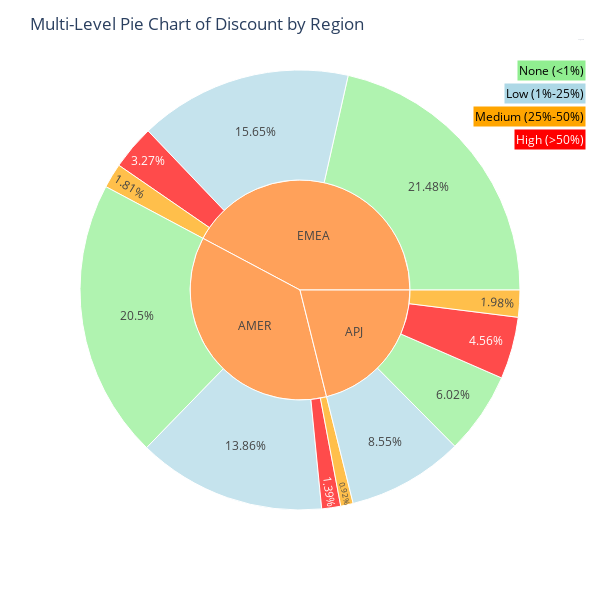

Write notebook code for a chart like this one.
### Code cell
fig = px.sunburst(
    aggregated_df,
    path=['Region', 'Percentage'],
    values='Count',
    color='Discount_Category',
    color_discrete_map={
        'None': 'lightgreen',
        'Low': 'lightblue',
        'Medium': 'orange',
        'High': 'red'
    }
)
fig.update_layout(title="Multi-Level Pie Chart of Discount by Region",
    width =600,
    height =600)
fig.add_annotation(
    x=1.15, y=1.05, text="Legend", showarrow=False, font=dict(size=1)
)
fig.add_annotation(
    x=1.15, y=1.0, text="None (<1%)", showarrow=False, bgcolor="lightgreen",
    font=dict(color="black")
)
fig.add_annotation(
    x=1.15, y=0.95, text="Low (1%-25%)", showarrow=False, bgcolor="lightblue",
    font=dict(color="black")
)
fig.add_annotation(
    x=1.15, y=0.9, text="Medium (25%-50%)", showarrow=False, bgcolor="orange",
    font=dict(color="black")
)
fig.add_annotation(
    x=1.15, y=0.85, text="High (>50%)", showarrow=False, bgcolor="red",
    font=dict(color="white")
)

fig.show()

### Figure 1 — Plotly figure (JSON) as saved in the notebook; plotly's stock layout.template omitted (floating-point values rounded to 4 significant figures)
{"data": [{"branchvalues": "total", "customdata": [["Medium"], ["Low"], ["High"], ["High"], ["Low"], ["High"], ["Medium"], ["None"], ["None"], ["Medium"], ["None"], ["Low"], ["(?)"], ["(?)"], ["(?)"]], "domain": {"x": [0, 1], "y": [0, 1]}, "hovertemplate": "labels=%{label}<br>Count=%{value}<br>parent=%{parent}<br>id=%{id}<br>Discount_Category=%{customdata[0]}<extra></extra>", "ids": ["AMER/0.92%", "AMER/13.86%", "EMEA/3.27%", "AMER/1.39%", "EMEA/15.65%", "APJ/4.56%", "EMEA/1.81%", "AMER/20.5%", "APJ/6.02%", "APJ/1.98%", "EMEA/21.48%", "APJ/8.55%", "AMER", "APJ", "EMEA"], "labels": ["0.92%", "13.86%", "3.27%", "1.39%", "15.65%", "4.56%", "1.81%", "20.5%", "6.02%", "1.98%", "21.48%", "8.55%", "AMER", "APJ", "EMEA"], "marker": {"colors": ["orange", "lightblue", "red", "red", "lightblue", "red", "orange", "lightgreen", "lightgreen", "orange", "lightgreen", "lightblue", "#FFA15A", "#FFA15A", "#FFA15A"]}, "name": "", "parents": ["AMER", "AMER", "EMEA", "AMER", "EMEA", "APJ", "EMEA", "AMER", "APJ", "APJ", "EMEA", "APJ", "", "", ""], "type": "sunburst", "values": [92, 1385, 327, 139, 1564, 456, 181, 2049, 602, 198, 2147, 854, 3665, 2110, 4219]}], "layout": {"annotations": [{"font": {"size": 1}, "showarrow": false, "text": "Legend", "x": 1.15, "y": 1.05}, {"bgcolor": "lightgreen", "font": {"color": "black"}, "showarrow": false, "text": "None (<1%)", "x": 1.15, "y": 1}, {"bgcolor": "lightblue", "font": {"color": "black"}, "showarrow": false, "text": "Low (1%-25%)", "x": 1.15, "y": 0.95}, {"bgcolor": "orange", "font": {"color": "black"}, "showarrow": false, "text": "Medium (25%-50%)", "x": 1.15, "y": 0.9}, {"bgcolor": "red", "font": {"color": "white"}, "showarrow": false, "text": "High (>50%)", "x": 1.15, "y": 0.85}], "height": 600, "legend": {"tracegroupgap": 0}, "margin": {"t": 60}, "title": {"text": "Multi-Level Pie Chart of Discount by Region"}, "width": 600}}
